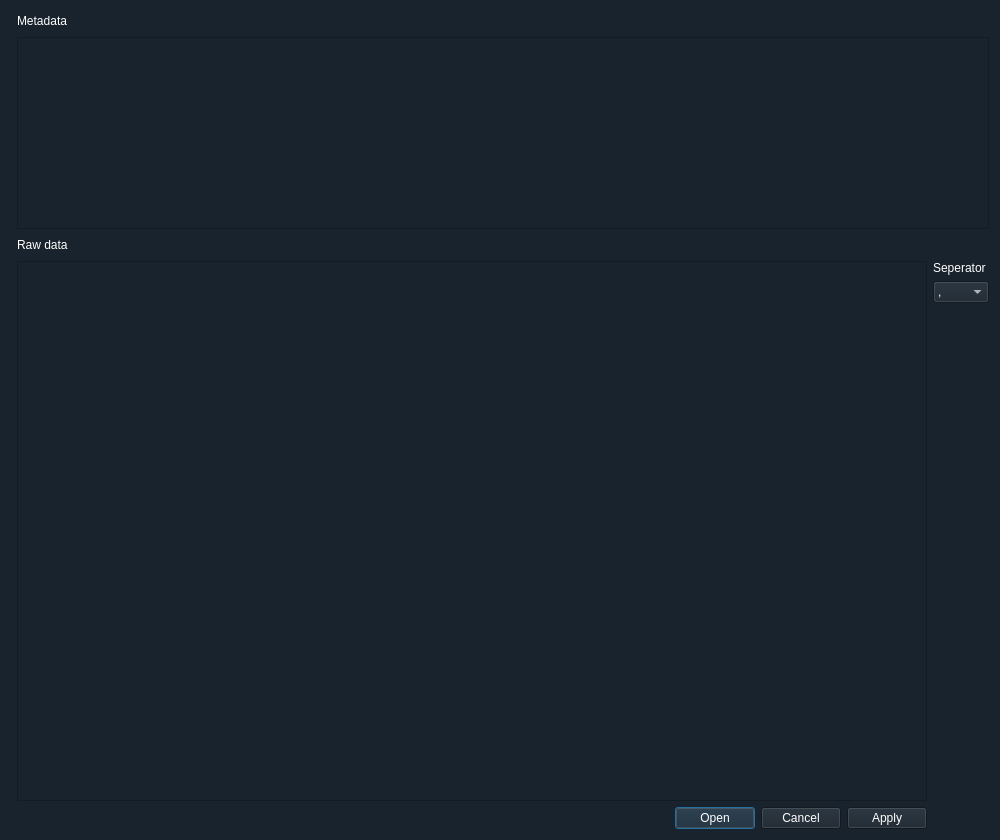
<?xml version="1.0" encoding="UTF-8"?>
<ui version="4.0">
 <class>ManualDataInput_mdi</class>
 <widget class="QDialog" name="ManualDataInput_mdi">
  <property name="geometry">
   <rect>
    <x>0</x>
    <y>0</y>
    <width>1000</width>
    <height>840</height>
   </rect>
  </property>
  <property name="windowTitle">
   <string>Dialog</string>
  </property>
  <property name="styleSheet">
   <string notr="true">background-color: rgb(25, 35, 45);
color: rgb(255, 255, 255);
border-color: rgb(200, 200, 200);

</string>
  </property>
  <layout class="QGridLayout" name="gridLayout_2">
   <item row="4" column="3">
    <widget class="QComboBox" name="mdi_choosesep">
     <property name="sizePolicy">
      <sizepolicy hsizetype="Preferred" vsizetype="Fixed">
       <horstretch>1</horstretch>
       <verstretch>1</verstretch>
      </sizepolicy>
     </property>
     <item>
      <property name="text">
       <string>,</string>
      </property>
     </item>
     <item>
      <property name="text">
       <string>\t</string>
      </property>
     </item>
     <item>
      <property name="text">
       <string>\t+</string>
      </property>
     </item>
     <item>
      <property name="text">
       <string>\s</string>
      </property>
     </item>
     <item>
      <property name="text">
       <string>\s+</string>
      </property>
     </item>
     <item>
      <property name="text">
       <string>;</string>
      </property>
     </item>
     <item>
      <property name="text">
       <string>|</string>
      </property>
     </item>
     <item>
      <property name="text">
       <string>:</string>
      </property>
     </item>
     <item>
      <property name="text">
       <string>.</string>
      </property>
     </item>
    </widget>
   </item>
   <item row="0" column="1">
    <widget class="QLabel" name="mdi_metadata_label">
     <property name="sizePolicy">
      <sizepolicy hsizetype="Preferred" vsizetype="Preferred">
       <horstretch>2</horstretch>
       <verstretch>0</verstretch>
      </sizepolicy>
     </property>
     <property name="text">
      <string>Metadata</string>
     </property>
    </widget>
   </item>
   <item row="1" column="1" colspan="3">
    <widget class="QTableWidget" name="mdi_table_metadata">
     <property name="styleSheet">
      <string notr="true">QHeaderView::section {
        background-color: rgb(45, 55, 65);
}</string>
     </property>
    </widget>
   </item>
   <item row="0" column="2" colspan="2">
    <spacer name="horizontalSpacer_top">
     <property name="orientation">
      <enum>Qt::Horizontal</enum>
     </property>
     <property name="sizeHint" stdset="0">
      <size>
       <width>40</width>
       <height>20</height>
      </size>
     </property>
    </spacer>
   </item>
   <item row="2" column="1">
    <widget class="QLabel" name="mdi_rawdata_label">
     <property name="text">
      <string>Raw data</string>
     </property>
    </widget>
   </item>
   <item row="6" column="0" colspan="3">
    <widget class="QDialogButtonBox" name="mdi_btnbox">
     <property name="locale">
      <locale language="English" country="Europe"/>
     </property>
     <property name="orientation">
      <enum>Qt::Horizontal</enum>
     </property>
     <property name="standardButtons">
      <set>QDialogButtonBox::Apply|QDialogButtonBox::Cancel|QDialogButtonBox::Open</set>
     </property>
    </widget>
   </item>
   <item row="3" column="3">
    <widget class="QLabel" name="mdi_label_sep">
     <property name="sizePolicy">
      <sizepolicy hsizetype="Preferred" vsizetype="Fixed">
       <horstretch>0</horstretch>
       <verstretch>0</verstretch>
      </sizepolicy>
     </property>
     <property name="text">
      <string>Seperator</string>
     </property>
    </widget>
   </item>
   <item row="2" column="2" colspan="2">
    <spacer name="horizontalSpacer_center">
     <property name="orientation">
      <enum>Qt::Horizontal</enum>
     </property>
     <property name="sizeHint" stdset="0">
      <size>
       <width>40</width>
       <height>20</height>
      </size>
     </property>
    </spacer>
   </item>
   <item row="5" column="3">
    <spacer name="verticalSpacer">
     <property name="orientation">
      <enum>Qt::Vertical</enum>
     </property>
     <property name="sizeHint" stdset="0">
      <size>
       <width>20</width>
       <height>40</height>
      </size>
     </property>
    </spacer>
   </item>
   <item row="3" column="1" rowspan="3" colspan="2">
    <widget class="QTableWidget" name="mdi_table_rawdata">
     <property name="sizePolicy">
      <sizepolicy hsizetype="Expanding" vsizetype="Expanding">
       <horstretch>8</horstretch>
       <verstretch>2</verstretch>
      </sizepolicy>
     </property>
     <property name="styleSheet">
      <string notr="true">QHeaderView::section {
        background-color: rgb(45, 55, 65);
}</string>
     </property>
    </widget>
   </item>
  </layout>
 </widget>
 <resources/>
 <connections>
  <connection>
   <sender>mdi_btnbox</sender>
   <signal>accepted()</signal>
   <receiver>ManualDataInput_mdi</receiver>
   <slot>accept()</slot>
   <hints>
    <hint type="sourcelabel">
     <x>458</x>
     <y>830</y>
    </hint>
    <hint type="destinationlabel">
     <x>157</x>
     <y>274</y>
    </hint>
   </hints>
  </connection>
  <connection>
   <sender>mdi_btnbox</sender>
   <signal>rejected()</signal>
   <receiver>ManualDataInput_mdi</receiver>
   <slot>reject()</slot>
   <hints>
    <hint type="sourcelabel">
     <x>526</x>
     <y>830</y>
    </hint>
    <hint type="destinationlabel">
     <x>286</x>
     <y>274</y>
    </hint>
   </hints>
  </connection>
 </connections>
</ui>
